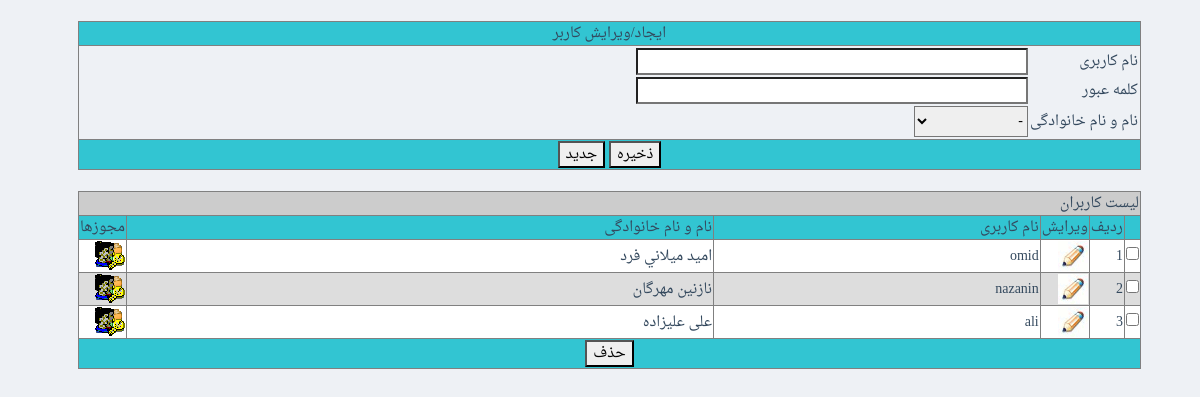
The page /www/sadaf/ManageAccountSpecs.php (signed in) on the database its author committed.
### tables this page shows
CREATE TABLE `accountspecs` (
  `AccountSpecID` int(11) NOT NULL AUTO_INCREMENT,
  `UserID` varchar(100) DEFAULT NULL,
  `UserPassword` varchar(100) DEFAULT NULL,
  `PersonID` int(11) DEFAULT NULL,
  PRIMARY KEY (`AccountSpecID`)
);

### www/shares/pdodb.class.php (called while the page is built, shortened)
<?php
class pdodb {
  private $dsn;
  private $pdo;
  private $statement;
  static  $pdoinstance = false;
  private function __construct($_host = "", $_user = "", $_pass = "", $_default_db = "",$_driver="",$debug=self::DEBUG_MODE) {
    $this->dsn = "mysql:dbname=$_default_db;host=$_host";
  }
  public static function getInstance($_host = "", $_user = "", $_pass = "", $_default_db = "",$_driver="") {
    if ("" == $_driver)      $_driver = sys_config::$db_server['driver'];
    if ("" == $_host)        $_host = sys_config::$db_server['host'];
    if ("" == $_user)        $_user = sys_config::$db_server['user'];
    if ("" == $_pass)        $_pass = sys_config::$db_server['pass'];
    if ("" == $_default_db)  $_default_db = sys_config::$db_server['database'];
    if (!@pdodb::$pdoinstance[$_host.$_user.$_default_db]) {
      pdodb::$pdoinstance[$_host.$_user.$_default_db] = new pdodb($_host,$_user,$_pass,$_default_db,$_driver);
    }
    return pdodb::$pdoinstance[$_host.$_user.$_default_db];
  }
  private function connect($_driver = "", $_host = "", $_user = "", $_pass = "", $_default_db = "",$debug=self::DEBUG_MODE) {
    try{
      $this->pdo = new pdo($this->dsn , $_user , $_pass, array(PDO::MYSQL_ATTR_INIT_COMMAND =>  "SET NAMES utf8") );
      return $this->pdo;
    }
    catch (PDOException $e) {
      print (self::PDO_CONNECTION_ERROR);
      print ($e->getMessage());
      if ($debug) $this->backtrace();
      exit();
    }
  }
  function Prepare($sqlstr,$debug=self::DEBUG_MODE) {
    $this->statement = $this->pdo->prepare($sqlstr);
   	$error_info = $this->pdo->errorInfo();
    return $this->statement;
  }
  function ExecuteStatement($parameter_array,$fetch_mode=PDO::FETCH_ASSOC,$debug=self::DEBUG_MODE) {
    $this->statement->setFetchMode($fetch_mode);
    $this->statement->execute($parameter_array);
    $error_info = $this->statement->errorInfo();
    return $this->statement;
 }
  function Execute($sqlstr,$fetch_mode=PDO::FETCH_ASSOC,$debug=self::DEBUG_MODE) {
    $trans = array(self::ARABIC_YA => self::PERSIAN_YA , self::ARABIC_KAF => self::PERSIAN_KAF);
    $this->statement = $this->pdo->query(strtr($sqlstr,$trans));
    $error_info = $this->pdo->errorInfo();
    return $this->statement;
  }
}
?>

### www/sadaf/classes/AccountSpecs.class.php (called while the page is built, shortened)
<?php
class manage_AccountSpecs
{
	static function GetList()
	{
		$mysql = pdodb::getInstance();
		$k=0;
		$ret = array();
		$query = "select AccountSpecs.AccountSpecID
				,AccountSpecs.UserID
				,AccountSpecs.UserPassword
				,AccountSpecs.PersonID
			, concat(l3.pfname, ' ', l3.plname)  as l3_plname  from sadaf.AccountSpecs
			LEFT JOIN sadaf.persons  l3 on (l3.PersonID=AccountSpecs.PersonID)  ";
		$res = $mysql->Execute($query);
		while($rec=$res->fetch())
		{
			$ret[$k] = new be_AccountSpecs();
			$ret[$k]->AccountSpecID=$rec["AccountSpecID"];
			$ret[$k]->UserID=$rec["UserID"];
			$ret[$k]->UserPassword=$rec["UserPassword"];
			$ret[$k]->PersonID=$rec["PersonID"];
			$ret[$k]->PersonID_Desc=$rec["l3_plname"];
			$k++;
		}
		return $ret;
	}
}
?>

### www/sadaf/ManageAccountSpecs.php (the view, shortened to what this page needs)
<?php
include("classes/AccountSpecs.class.php");
?>
<form method="post" id="f1" name="f1" >
<br><table width="90%" border="1" cellspacing="0" align="center">
<tr class="HeaderOfTable">
<td align="center">ایجاد/ویرایش کاربر</td>
</tr>
<tr>
<td>
<table width="100%" border="0">
<tr>
	<td width="1%" nowrap>
 نام کاربری
	</td>
	<td nowrap>
	<input type="text" name="Item_UserID" id="Item_UserID" maxlength="100" size="40">
	</td>
</tr>
<tr>
	<td width="1%" nowrap>
 کلمه عبور
	</td>
	<td nowrap>
	<input type="password" name="Item_UserPassword" id="Item_UserPassword" maxlength="100" size="40">
	</td>
</tr>
<tr>
	<td width="1%" nowrap>
 نام و نام خانوادگی
	</td>
	<td nowrap>
	<select name="Item_PersonID" id="Item_PersonID">
	<option value=0>-
	<? echo SharedClass::CreateAdvanceRelatedTableSelectOptions("sadaf.persons", "PersonID", "FullName", "concat(plname, ' ', pfname) as FullName, PersonID", "plname, pfname"); ?>	</select>
	</td>
</tr>
</table>
</td>
</tr>
<tr class="FooterOfTable">
<td align="center">
<input type="button" onclick="javascript: ValidateForm();" value="ذخیره">
 <input type="button" onclick="javascript: document.location='ManageAccountSpecs.php';" value="جدید">
</td>
</tr>
</table>
</form>
<?php
$res = manage_AccountSpecs::GetList();
?>
<form id="ListForm" name="ListForm" method="post">
<br><table width="90%" align="center" border="1" cellspacing="0">
<tr bgcolor="#cccccc">
	<td colspan="6">
	لیست کاربران
	</td>
</tr>
<tr class="HeaderOfTable">
	<td width="1%">&nbsp;</td>
	<td width="1%">ردیف</td>
	<td width="2%">ویرایش</td>
	<td>نام کاربری</td>
	<td>نام و نام خانوادگی</td>
	<td width=1% nowrap>مجوزها</td>
</tr>
<?
for($k=0; $k<count($res); $k++)
{
	if($k%2==0)
		echo "<tr class=\"OddRow\">";
	else
		echo "<tr class=\"EvenRow\">";
	echo "<td>";
	echo "<input type=\"checkbox\" name=\"ch_".$res[$k]->AccountSpecID."\">";
	echo "</td>";
	echo "<td>".($k+1)."</td>";
	echo "	<td><a href=\"ManageAccountSpecs.php?UpdateID=".$res[$k]->AccountSpecID."\"><img src='images/edit.gif' title='ویرایش'></a></td>";
	echo "	<td>".$res[$k]->UserID."</td>";
	echo "	<td>".$res[$k]->PersonID_Desc."</td>";
	echo "	<td><a href=\"ManageUserPermissions.php?Item_UserID=".$res[$k]->UserID."\"><img src='images/permission.gif' title='مجوزها'></a></td>";
	echo "</tr>";
}
?>
<tr class="FooterOfTable">
<td colspan="6" align="center">
	<input type="button" onclick="javascript: ConfirmDelete();" value="حذف">
</td>
</tr>
</table>
</form>
</html>

### www/sadaf/css/lab.css (style rules this page uses)
* { font-family:DroidNaskh,verdana,tahoma }
.HeaderOfTable { background-color: #32c5d2; }
.FooterOfTable { background-color: #32c5d2; }
.EvenRow { background-color: #dddddd; }
.OddRow { background-color: #ffffff; }
table { direction: rtl; }
.page-content { background: #eef1f5; margin-right: 0px; margin-left: 19px; margin-top: 0px; margin-bottom: 0px; }

### rows shown on the page
accountspecs: UserID "omid", PersonID_Desc "اميد ميلاني فرد"
accountspecs: UserID "nazanin", PersonID_Desc "نازنین مهرگان"
accountspecs: UserID "ali", PersonID_Desc "علی علیزاده"
